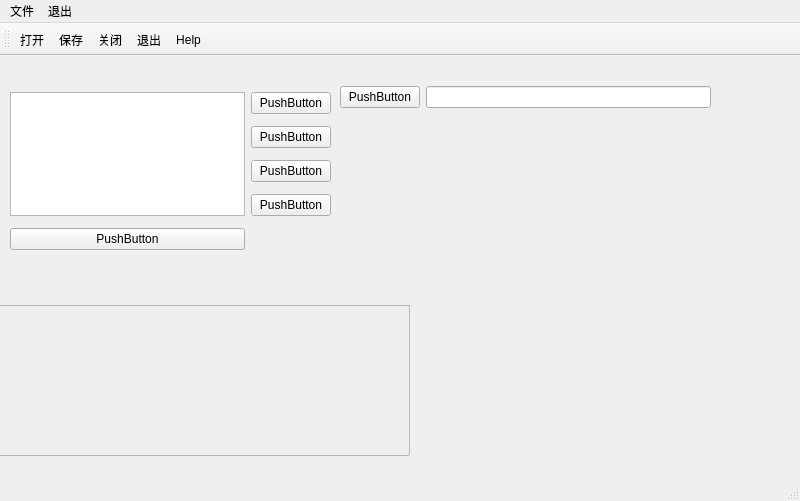
<?xml version="1.0" encoding="UTF-8"?>
<ui version="4.0">
 <class>mainWindow</class>
 <widget class="QMainWindow" name="mainWindow">
  <property name="geometry">
   <rect>
    <x>0</x>
    <y>0</y>
    <width>800</width>
    <height>501</height>
   </rect>
  </property>
  <property name="windowTitle">
   <string>测试</string>
  </property>
  <property name="iconSize">
   <size>
    <width>50</width>
    <height>50</height>
   </size>
  </property>
  <widget class="QWidget" name="centralwidget">
   <widget class="QWidget" name="gridLayoutWidget">
    <property name="geometry">
     <rect>
      <x>10</x>
      <y>30</y>
      <width>321</width>
      <height>171</height>
     </rect>
    </property>
    <layout class="QGridLayout" name="gridLayout">
     <item row="2" column="3">
      <widget class="QPushButton" name="pushButton_2">
       <property name="text">
        <string>PushButton</string>
       </property>
      </widget>
     </item>
     <item row="0" column="3">
      <widget class="QPushButton" name="pushButton_4">
       <property name="text">
        <string>PushButton</string>
       </property>
      </widget>
     </item>
     <item row="3" column="3">
      <widget class="QPushButton" name="pushButton_3">
       <property name="text">
        <string>PushButton</string>
       </property>
      </widget>
     </item>
     <item row="1" column="3">
      <widget class="QPushButton" name="pushButton_7">
       <property name="text">
        <string>PushButton</string>
       </property>
      </widget>
     </item>
     <item row="5" column="1">
      <widget class="QPushButton" name="pushButton">
       <property name="text">
        <string>PushButton</string>
       </property>
      </widget>
     </item>
     <item row="0" column="1" rowspan="4">
      <widget class="QTextBrowser" name="textBrowser"/>
     </item>
    </layout>
   </widget>
   <widget class="QWidget" name="formLayoutWidget">
    <property name="geometry">
     <rect>
      <x>340</x>
      <y>30</y>
      <width>371</width>
      <height>171</height>
     </rect>
    </property>
    <layout class="QFormLayout" name="formLayout">
     <item row="1" column="0">
      <widget class="QPushButton" name="pushButton_5">
       <property name="text">
        <string>PushButton</string>
       </property>
      </widget>
     </item>
     <item row="1" column="1">
      <widget class="QLineEdit" name="lineEdit"/>
     </item>
    </layout>
   </widget>
   <widget class="QFrame" name="frame">
    <property name="geometry">
     <rect>
      <x>-11</x>
      <y>249</y>
      <width>421</width>
      <height>151</height>
     </rect>
    </property>
    <property name="frameShape">
     <enum>QFrame::StyledPanel</enum>
    </property>
    <property name="frameShadow">
     <enum>QFrame::Raised</enum>
    </property>
    <widget class="QWidget" name="gridLayoutWidget_2">
     <property name="geometry">
      <rect>
       <x>30</x>
       <y>10</y>
       <width>160</width>
       <height>80</height>
      </rect>
     </property>
     <layout class="QGridLayout" name="gridLayout_2"/>
    </widget>
   </widget>
  </widget>
  <widget class="QMenuBar" name="menubar">
   <property name="geometry">
    <rect>
     <x>0</x>
     <y>0</y>
     <width>800</width>
     <height>22</height>
    </rect>
   </property>
   <widget class="QMenu" name="menu">
    <property name="title">
     <string>文件</string>
    </property>
    <addaction name="actionopen"/>
    <addaction name="actionsave"/>
    <addaction name="actionclose"/>
   </widget>
   <widget class="QMenu" name="menu_2">
    <property name="title">
     <string>退出</string>
    </property>
    <addaction name="actionquit"/>
   </widget>
   <addaction name="menu"/>
   <addaction name="menu_2"/>
  </widget>
  <widget class="QStatusBar" name="statusbar"/>
  <widget class="QToolBar" name="toolBar">
   <property name="windowTitle">
    <string>toolBar</string>
   </property>
   <attribute name="toolBarArea">
    <enum>TopToolBarArea</enum>
   </attribute>
   <attribute name="toolBarBreak">
    <bool>false</bool>
   </attribute>
   <addaction name="actionopen"/>
   <addaction name="actionsave"/>
   <addaction name="actionclose"/>
   <addaction name="actionquit"/>
   <addaction name="actionHelp"/>
  </widget>
  <action name="actionopen">
   <property name="text">
    <string>打开</string>
   </property>
  </action>
  <action name="actionsave">
   <property name="text">
    <string>保存</string>
   </property>
  </action>
  <action name="actionclose">
   <property name="text">
    <string>关闭</string>
   </property>
  </action>
  <action name="actionquit">
   <property name="text">
    <string>退出</string>
   </property>
  </action>
  <action name="actionHelp">
   <property name="text">
    <string>Help</string>
   </property>
   <property name="toolTip">
    <string>Help</string>
   </property>
  </action>
 </widget>
 <resources/>
 <connections/>
 <slots>
  <signal>signal1()</signal>
  <slot>click_pushButton_2()</slot>
  <slot>click_pushButton_3()</slot>
  <slot>trigger_actHelp()</slot>
 </slots>
</ui>
